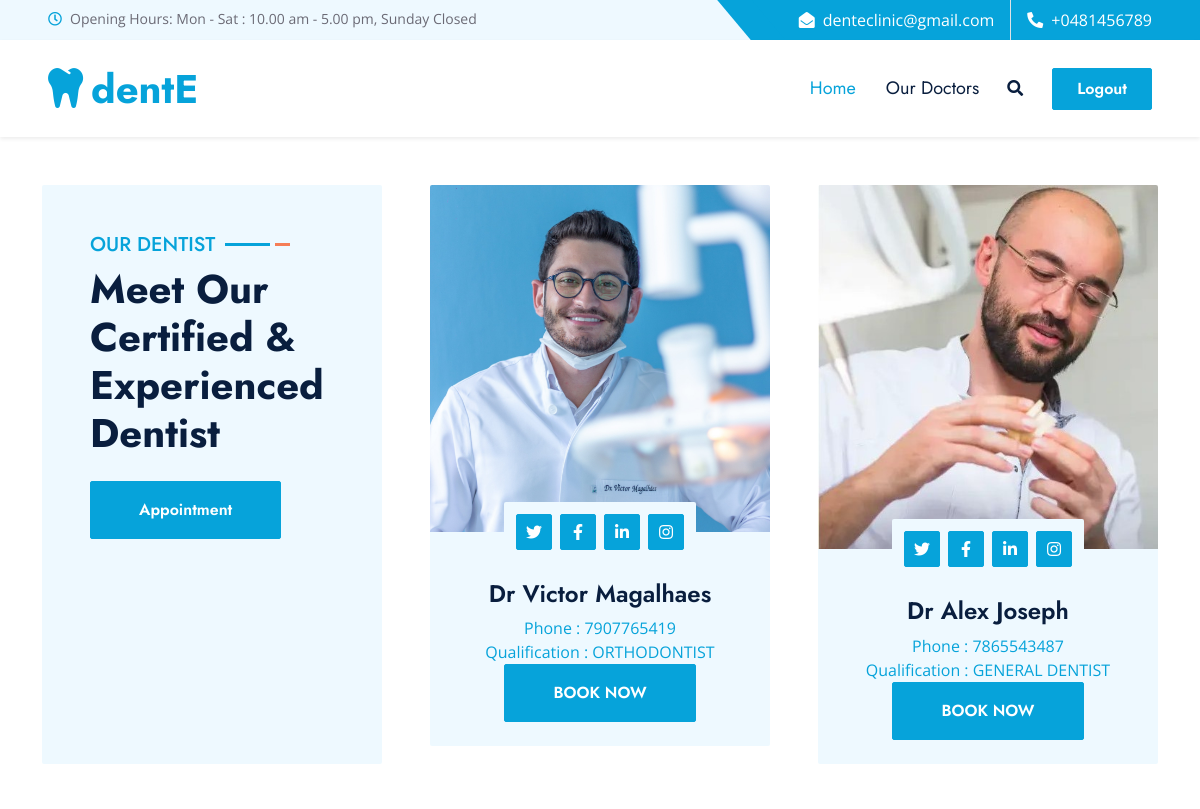
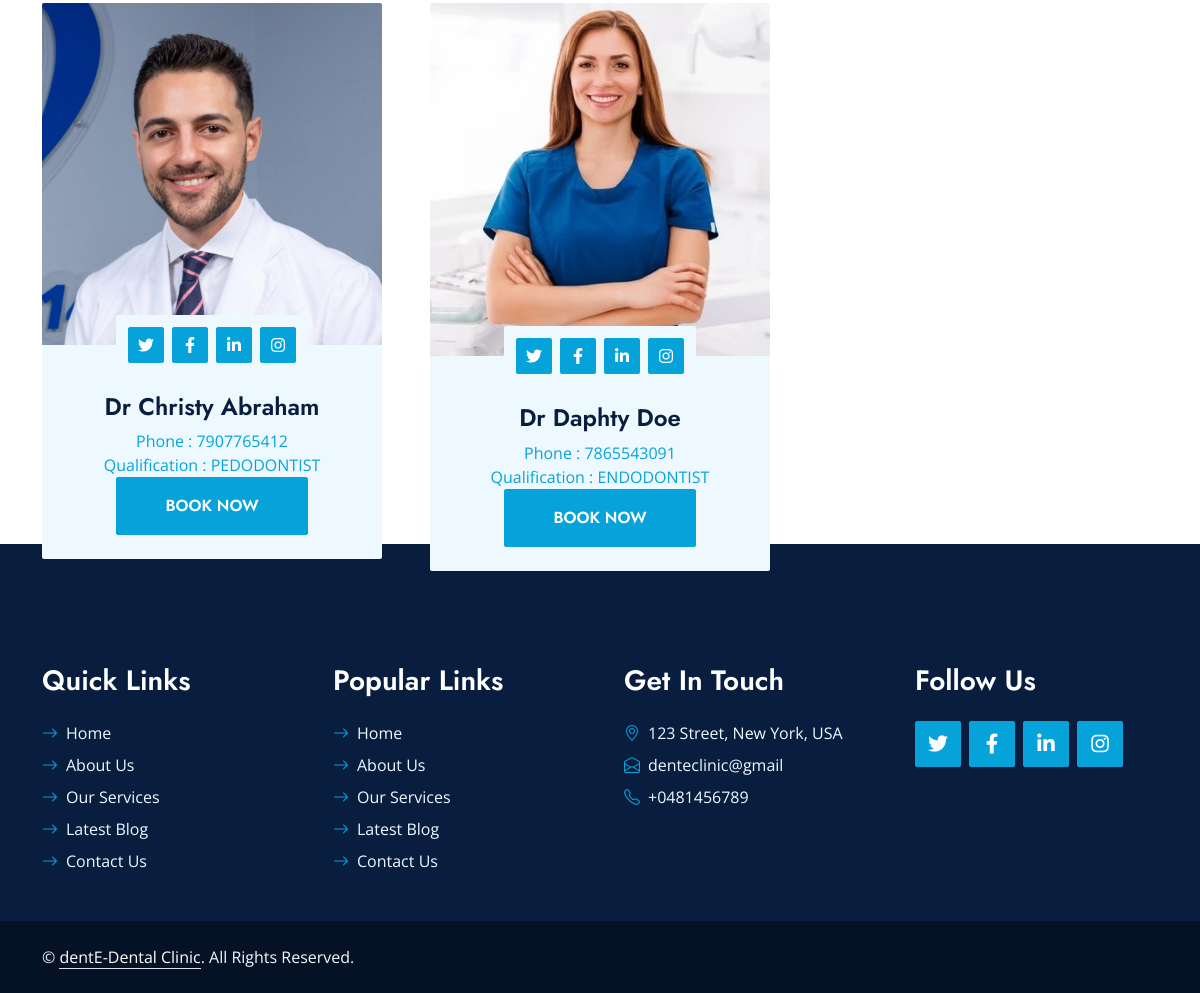
Screenshot of /tdp/1/ with the database file from the repository (2 pictures, top to bottom).
### myapp/models.py (models this page shows)
class dentist(models.Model):
    dname=models.CharField(max_length=100)
    em=models.CharField(max_length=50)
    cno=models.IntegerField()
    gender=models.CharField(max_length=10)
    photo=models.ImageField(upload_to='photos/')
    quali=models.CharField(max_length=50)
    uname=models.CharField(max_length=50)
    pword=models.CharField(max_length=50)
    rights=models.CharField(max_length=50,default='ND')

### myapp/views.py (the view)
# urls.py: path('tdp/<int:id>/',views.treatmentdoctorspage),
def treatmentdoctorspage(request,id):
    request.session['tid']=id
    trec=dentist.objects.filter(rights='D')
    return render(request,"treatmentdoctors.html",{"trec":trec})

### myapp/templates/treatmentdoctors.html (shortened to what this page needs)
<!DOCTYPE html>
{% load static %}
<html lang="en">
<head>
    <link href="https://cdnjs.cloudflare.com/ajax/libs/font-awesome/5.10.0/css/all.min.css" rel="stylesheet">
    <link href="https://cdn.jsdelivr.net/npm/bootstrap-icons@1.4.1/font/bootstrap-icons.css" rel="stylesheet">
    <link href="{% static 'hb/lib/owlcarousel/assets/owl.carousel.min.css' %}" rel="stylesheet">
    <link href="{% static 'hb/lib/animate/animate.min.css' %}" rel="stylesheet">
    <link href="{% static 'hb/lib/tempusdominus/css/tempusdominus-bootstrap-4.min.css' %}" rel="stylesheet" />
    <link href="{% static 'hb/lib/twentytwenty/twentytwenty.css' %}" rel="stylesheet" />
    <link href="{% static 'hb/css/bootstrap.min.css' %}" rel="stylesheet">
    <link href="{% static 'hb/css/style.css' %}" rel="stylesheet">
</head>
<body>
    <div class="container-fluid bg-light ps-5 pe-0 d-none d-lg-block">
        <div class="row gx-0">
            <div class="col-md-6 text-center text-lg-start mb-2 mb-lg-0">
                <div class="d-inline-flex align-items-center">
                    <small class="py-2"><i class="far fa-clock text-primary me-2"></i>Opening Hours: Mon - Sat : 10.00 am - 5.00 pm, Sunday Closed </small>
                </div>
            </div>
            <div class="col-md-6 text-center text-lg-end">
                <div class="position-relative d-inline-flex align-items-center bg-primary text-white top-shape px-5">
                    <div class="me-3 pe-3 border-end py-2">
                        <p class="m-0"><i class="fa fa-envelope-open me-2"></i>denteclinic@gmail.com</p>
                    </div>
                    <div class="py-2">
                        <p class="m-0"><i class="fa fa-phone-alt me-2"></i>+0481456789</p>
                    </div>
                </div>
            </div>
        </div>
    </div>
    <nav class="navbar navbar-expand-lg bg-white navbar-light shadow-sm px-5 py-3 py-lg-0">
        <a href="index.html" class="navbar-brand p-0">
            <h1 class="m-0 text-primary"><i class="fa fa-tooth me-2"></i>dentE</h1>
        </a>
        <div class="collapse navbar-collapse" id="navbarCollapse">
            <div class="navbar-nav ms-auto py-0">
                <a href="index.html" class="nav-item nav-link active">Home</a>
                <a href="contact.html" class="nav-item nav-link">Our Doctors</a>
            </div>
            <button type="button" class="btn text-dark" data-bs-toggle="modal" data-bs-target="#searchModal"><i class="fa fa-search"></i></button>
            <a href="/shp/" class="btn btn-primary py-2 px-4 ms-3">Logout</a>
        </div>
    </nav>
    <div class="container-fluid py-5">
        <div class="container">
            <div class="row g-5">
                <div class="col-lg-4 wow slideInUp" data-wow-delay="0.1s">
                    <div class="section-title bg-light rounded h-100 p-5">
                        <h5 class="position-relative d-inline-block text-primary text-uppercase">Our Dentist</h5>
                        <h1 class="display-6 mb-4">Meet Our Certified & Experienced Dentist</h1>
                        <a href="login
Booking
.html" class="btn btn-primary py-3 px-5">Appointment</a>
                    </div>
                </div>
                {% for j in trec %}
                <div class="col-lg-4 wow slideInUp" data-wow-delay="0.3s">
                    <div class="team-item">
                        <div class="position-relative rounded-top" style="z-index: 1;">
                            <img class="img-fluid rounded-top w-100" src="{{j.photo.url}}" alt="">
                            <div class="position-absolute top-100 start-50 translate-middle bg-light rounded p-2 d-flex">
                                <a class="btn btn-primary btn-square m-1" href="#"><i class="fab fa-twitter fw-normal"></i></a>
                                <a class="btn btn-primary btn-square m-1" href="#"><i class="fab fa-facebook-f fw-normal"></i></a>
                                <a class="btn btn-primary btn-square m-1" href="#"><i class="fab fa-linkedin-in fw-normal"></i></a>
                                <a class="btn btn-primary btn-square m-1" href="#"><i class="fab fa-instagram fw-normal"></i></a>
                            </div>
                        </div>
                        <div class="team-text position-relative bg-light text-center rounded-bottom p-4 pt-5">
                            <h4 class="mb-2">{{j.dname}}</h4>
                            <p class="text-primary mb-0">Phone : {{j.cno}}</p>
                            <p class="text-primary mb-0">Qualification : {{j.quali}}</p>
                             <a href="/sb/{{j.id}}/" class="btn btn-primary py-3 px-5">BOOK NOW</a>
                        </div>
                    </div>
                </div>
                {% endfor %}
            </div>
        </div>
    </div>
    <div class="container-fluid bg-dark text-light py-5 wow fadeInUp" data-wow-delay="0.3s" style="margin-top: -75px;">
        <div class="container pt-5">
            <div class="row g-5 pt-4">
                <div class="col-lg-3 col-md-6">
                    <h3 class="text-white mb-4">Quick Links</h3>
                    <div class="d-flex flex-column justify-content-start">
                        <a class="text-light mb-2" href="#"><i class="bi bi-arrow-right text-primary me-2"></i>Home</a>
                        <a class="text-light mb-2" href="#"><i class="bi bi-arrow-right text-primary me-2"></i>About Us</a>
                        <a class="text-light mb-2" href="#"><i class="bi bi-arrow-right text-primary me-2"></i>Our Services</a>
                        <a class="text-light mb-2" href="#"><i class="bi bi-arrow-right text-primary me-2"></i>Latest Blog</a>
                        <a class="text-light" href="#"><i class="bi bi-arrow-right text-primary me-2"></i>Contact Us</a>
                    </div>
                </div>
                <div class="col-lg-3 col-md-6">
                    <h3 class="text-white mb-4">Popular Links</h3>
                    <div class="d-flex flex-column justify-content-start">
                        <a class="text-light mb-2" href="#"><i class="bi bi-arrow-right text-primary me-2"></i>Home</a>
                        <a class="text-light mb-2" href="#"><i class="bi bi-arrow-right text-primary me-2"></i>About Us</a>
                        <a class="text-light mb-2" href="#"><i class="bi bi-arrow-right text-primary me-2"></i>Our Services</a>
                        <a class="text-light mb-2" href="#"><i class="bi bi-arrow-right text-primary me-2"></i>Latest Blog</a>
                        <a class="text-light" href="#"><i class="bi bi-arrow-right text-primary me-2"></i>Contact Us</a>
                    </div>
                </div>
                <div class="col-lg-3 col-md-6">
                    <h3 class="text-white mb-4">Get In Touch</h3>
                    <p class="mb-2"><i class="bi bi-geo-alt text-primary me-2"></i>123 Street, New York, USA</p>
                    <p class="mb-2"><i class="bi bi-envelope-open text-primary me-2"></i>denteclinic@gmail</p>
                    <p class="mb-0"><i class="bi bi-telephone text-primary me-2"></i>+0481456789</p>
                </div>
                <div class="col-lg-3 col-md-6">
                    <h3 class="text-white mb-4">Follow Us</h3>
                    <div class="d-flex">
                        <a class="btn btn-lg btn-primary btn-lg-square rounded me-2" href="#"><i class="fab fa-twitter fw-normal"></i></a>
                        <a class="btn btn-lg btn-primary btn-lg-square rounded me-2" href="#"><i class="fab fa-facebook-f fw-normal"></i></a>
                        <a class="btn btn-lg btn-primary btn-lg-square rounded me-2" href="#"><i class="fab fa-linkedin-in fw-normal"></i></a>
                        <a class="btn btn-lg btn-primary btn-lg-square rounded" href="#"><i class="fab fa-instagram fw-normal"></i></a>
                    </div>
                </div>
            </div>
        </div>
    </div>
    <div class="container-fluid text-light py-4" style="background: #051225;">
        <div class="container">
            <div class="row g-0">
                <div class="col-md-6 text-center text-md-start">
                    <p class="mb-md-0">&copy; <a class="text-white border-bottom" href="#">dentE-Dental Clinic</a>. All Rights Reserved.</p>
                </div>
            </div>
        </div>
    </div>
</body>
</html>

### DentalClinic/static/hb/css/style.css (style rules this page uses)
:root { --primary: #06A3DA; --secondary: #F57E57; --light: #EEF9FF; --dark: #091E3E; }
h1, h2, .font-weight-bold { font-weight: 700 !important; }
h3, h4, .font-weight-semi-bold { font-weight: 600 !important; }
h5, h6, .font-weight-medium { font-weight: 500 !important; }
.btn { font-family: 'Jost', sans-serif; font-weight: 600; transition: .5s; }
.btn-primary, .btn-secondary { color: #FFFFFF; }
.btn-square { width: 36px; height: 36px; }
.btn-lg-square { width: 46px; height: 46px; }
.btn-square, .btn-sm-square, .btn-lg-square { padding-left: 0; padding-right: 0; text-align: center; }
.top-shape::before { position: absolute; content: ""; width: 35px; height: 100%; top: 0; left: -17px; background: var(--primary); transform: skew(40deg); }
.navbar-light .navbar-nav .nav-link { font-family: 'Jost', sans-serif; padding: 35px 15px; font-size: 18px; color: var(--dark); outline: none; transition: .5s; }
.navbar-light .navbar-nav .nav-link:hover, .navbar-light .navbar-nav .nav-link.active { color: var(--primary); }
.section-title h5::before { position: absolute; content: ""; width: 45px; height: 3px; right: -55px; bottom: 11px; background: var(--primary); }
.section-title h5::after { position: absolute; content: ""; width: 15px; height: 3px; right: -75px; bottom: 11px; background: var(--secondary); }
.service-item img, .service-item .bg-light, .service-item .bg-light h5, .team-item .team-text { transition: .5s; }
.team-item .team-text::after, .service-item .bg-light::after { position: absolute; content: ""; top: 50%; bottom: 0; left: 15px; right: 15px; border-radius:100px / 15px; box-shadow: 0 0 15px rgba(0, 0, 0, .7); opacity: 0; transition: .5s; z-index: -1; }

### rows the page displays
dentist: photo (picture), dname "Dr Victor Magalhaes", cno "7907765419", quali "ORTHODONTIST"
dentist: photo (picture), dname "Dr Alex Joseph", cno "7865543487", quali "GENERAL DENTIST"
dentist: photo (picture), dname "Dr Christy Abraham", cno "7907765412", quali "PEDODONTIST"
dentist: photo (picture), dname "Dr Daphty Doe", cno "7865543091", quali "ENDODONTIST"
